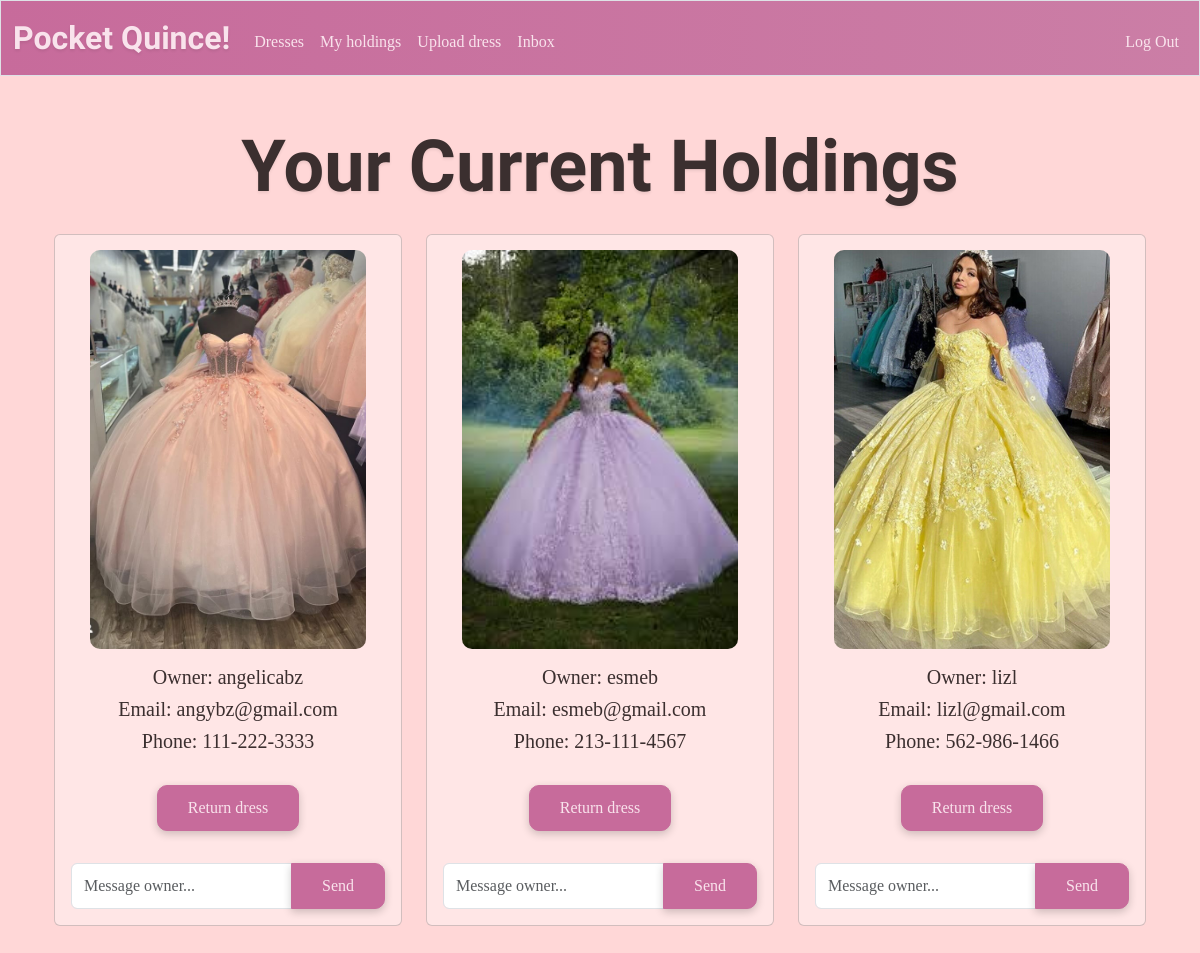
/holdings (signed in), run on the app's committed database.
### tables this page shows
CREATE TABLE dresses (
    id INTEGER PRIMARY KEY AUTOINCREMENT,
    size TEXT NOT NULL,
    color TEXT NOT NULL,
    owner INTEGER NOT NULL,
    image_url TEXT,
    time_posted TEXT NOT NULL DEFAULT CURRENT_TIMESTAMP,
    FOREIGN KEY (owner) REFERENCES users(id)
);

CREATE TABLE users (
id INTEGER PRIMARY KEY AUTOINCREMENT NOT NULL, 
username TEXT NOT NULL UNIQUE, 
email TEXT NOT NULL, 
phone TEXT NOT NULL, 
hash TEXT NOT NULL
);

### app.py (the view)
@app.route("/holdings")
@login_required
def holdings():
    db = get_db() # Establish database connection to wardrobe.db
    holdingBuffer = db.execute("SELECT * FROM dresses JOIN holdings as h on dresses.id = h.dress_id WHERE h.user_id = ? AND h.rent_end IS NULL ORDER BY h.rent_start DESC", (session["user_id"],)).fetchall()
    holdings = [] # Empty list for all rented dresses
    for holding in holdingBuffer:
        holding = dict(holding)  # Convert Row object to dictionary not readonly to allow changes
        holding["owner_id"] = holding["owner"]
        owner = db.execute("SELECT username, email, phone FROM users WHERE id = ?", (holding["owner"],)).fetchone()
        holding["owner_name"] = owner["username"]
        holding["owner_email"] = owner["email"]
        holding["owner_phone"] = owner["phone"]
        holdings.append(holding) # Add updated dictionary to list
    return render_template("holdings.html", holdings=holdings)

### app.py (called while the page is built)
def get_db():
    if "db" not in g: # Check if database connection already exists
        g.db = sqlite3.connect(DATABASE) # Open database and store connection for reuse
        g.db.row_factory = sqlite3.Row # Enable dictionary-like row access for reading
    return g.db # Return database connection

@app.after_request
def after_request(response):
    response.headers["Cache-Control"] = "no-cache, no-store, must-revalidate"
    response.headers["Expires"] = 0
    response.headers["Pragma"] = "no-cache"
    return response

### help.py (called while the page is built)
def login_required(f):
    @wraps(f)
    def decorated_function(*args, **kwargs):
        if session.get("user_id") is None:
            return redirect("/login")
        return f(*args, **kwargs)
    return decorated_function

### templates/holdings.html (shortened to what this page needs)
{% extends "layout.html" %}
{% block main %}
    <h1 class = "imperial mb-4">Your Current Holdings</h1>
    {% if holdings|length == 0 %}
        <h3 class = "body-font">You are not currently holding any dresses.</h3>
    {% else %}
        <div class="container">
            <div class="row">
                {% for dress in holdings %}
                    <div class = "col-md-4 mb-4">
                        <div class = "card dress-card">
                            <img class = "catalogImage mx-auto d-block" src = "{{ dress['image_url'] }}" alt = "Dress image">
                            <div class = "card-body">
                                <h5 class = "body-font">{{ "Owner: " + dress["owner_name"] }}</h5>
                                <h5 class = "body-font">{{ "Email: " + dress["owner_email"]}}</h5>
                                <h5 class = "body-font">{{ "Phone: " + dress["owner_phone"]}}</h5>
                                <form action = "/returnDress" method = "post">
                                    <br>
                                    <button class="btn btn-primary body-font" type="submit">Return dress</button>
                                </form>
                                <br>
                                <form action="/messages" method="post" class="mt-2">
                                    <div class="input-group">
                                        <input type="text" name="body" class="form-control body-font" placeholder="Message owner..." required>
                                        <button type="submit" class="btn btn-primary btn-sm body-font">Send</button>
                                    </div>
                                </form>
                            </div>
                        </div>
                    </div>
                {% endfor %}
            </div>
        </div>
    {% endif %}
{% endblock %}

### static/style.css (style rules this page uses)
body { background-color: #FFD7D7; }
.imperial { font-family: 'Imperial Script', cursive; text-shadow: 0px 2px 3px rgba(0,0,0,0.08); font-weight: 700; font-size: 450%; color: #3B2F2F; }
.body-font { font-family: 'Merriweather', serif; color: #3B2F2F }
.btn-primary { background-color: #C76B9B; color: #F9E3EC; border-color: #C76B9B; font-size: 1rem; border-radius: 10px; padding: 10px 30px; box-shadow: 0px 3px 8px rgba(0, 0, 0, 0.2); }
.catalogImage { width: 80%; height: 80%; max-height: 550px; object-fit: cover; object-position: center; border-radius: 10px; }
.dress-card { padding-top: 15px; height: 100%; }
.card { background-color: #FFE6E6; }
form label, form button { background-color: #C76B9B; border: 1px #C76B9B; padding: 5px 10px; border-radius: 900px; box-shadow: 0px 3px 8px rgba(0, 0, 0, 0.2); font-size: 0.8rem; height: auto; display: inline-block; width: auto; cursor: pointer; }

### data on the page
dresses: image_url (picture)
users: username "Owner: angelicabz", email "Email: angybz@gmail.com", phone "Phone: 111-222-3333"
dresses: image_url (picture)
users: username "Owner: esmeb", email "Email: esmeb@gmail.com", phone "Phone: 213-111-4567"
dresses: image_url (picture)
users: username "Owner: lizl", email "Email: lizl@gmail.com", phone "Phone: 562-986-1466"
